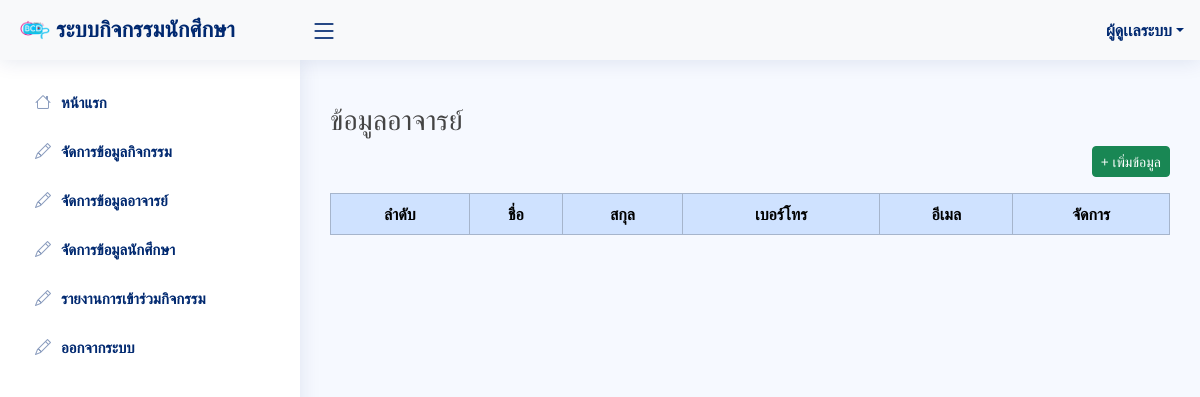
/ad/Mgteacher.php, run on an earlier commit of the app's database.
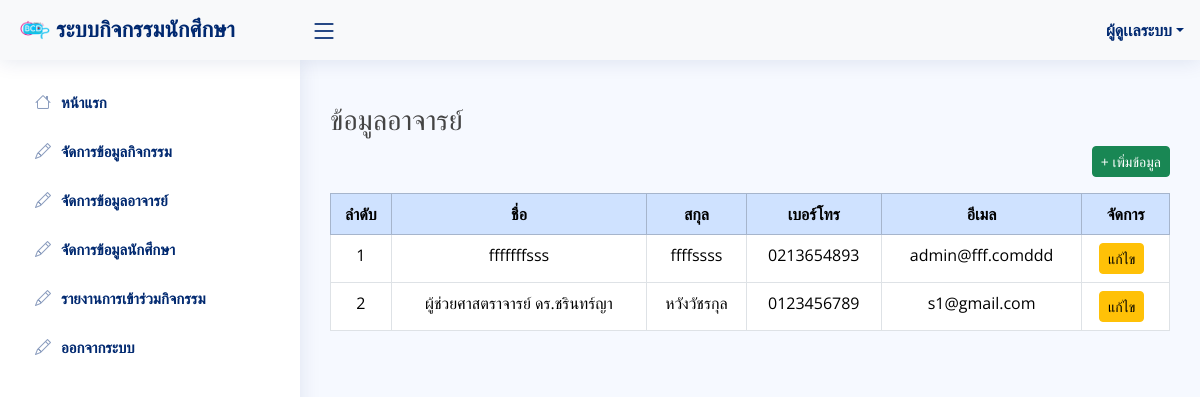
And on a later commit of the database.
### tables this page shows
CREATE TABLE `tbl_tch` (
  `tch_id` int(11) NOT NULL,
  `tch_mail` varchar(50) NOT NULL,
  `tch_pass` varchar(20) NOT NULL,
  `thc_fname` varchar(50) NOT NULL,
  `thc_lname` varchar(50) NOT NULL,
  `thc_delete` int(1) DEFAULT NULL COMMENT ' 1 ลบ',
  `thc_phone` varchar(10) NOT NULL
);

### ad/Mgteacher.php (the view, shortened to what this page needs)
<!DOCTYPE html>
<html lang="en">
<?php require_once("./head.php") ?>
<body>
    <?php require_once("./header.php") ?>
    <main id="main" class="main">
        <div class="row">
            <div class="col-12">
                <h3 class="h3-header">
                    ข้อมูลอาจารย์
                </h3>
            </div>
            <div class="col-12 d-flex justify-content-between mb-3">
                <a href="#" class="btn btn-success btn-sm" data-bs-toggle="modal" data-bs-target="#modal_add_teacher"> + เพิ่มข้อมูล</a>
            </div>
            <div class="col-12">
                <table class="table table-bordered">
                    <thead>
                        <tr class="table-primary">
                            <th class="text-center">ลำดับ</th>
                            <th class="text-center">ชื่อ</th>
                            <th class="text-center">สกุล</th>
                            <th class="text-center">เบอร์โทร</th>
                            <th class="text-center">อีเมล</th>
                            <th class="text-center">จัดการ</th>
                        </tr>
                    </thead>
                    <tbody>
                        <?php
                        $result = $conn->query("SELECT* FROM tbl_tch WHERE thc_delete IS NULL  ORDER BY `thc_fname` ASC ", PDO::FETCH_OBJ)->fetchAll(PDO::FETCH_OBJ);
                        foreach ($result as $key => $row) :
                        ?>
                            <tr>
                                <td class="text-center"><?= $key + 1; ?></td>
                                <td class="text-center"><?= $row->thc_fname; ?></td>
                                <td class="text-center"><?= $row->thc_lname; ?></td>
                                <td class="text-center"><?= $row->thc_phone ?></td>
                                <td class="text-center"><?= $row->tch_mail; ?></td>
                                <td class="text-center">
                                    <a href="#" class="btn btn-warning btn-sm me-2 " data-bs-toggle="modal" data-bs-target="#modal_edit_teacher-<?= $row->tch_id; ?>">แก้ไข</a>
                                </td>
                            </tr>
                        <?php endforeach; ?>
                    </tbody>
                </table>
            </div>
        </div>
    </main>
</body>
</html>

What changed in the data, as far as the page shows it:
added tbl_tch: thc_fname "fffffffsss", thc_lname "ffffssss", thc_phone "0213654893", tch_mail "admin@fff.comddd"
added tbl_tch: thc_fname "ผู้ช่วยศาสตราจารย์ ดร.ชรินทร์ญา", thc_lname "หวังวัชรกุล", thc_phone "0123456789", tch_mail "s1@gmail.com"
